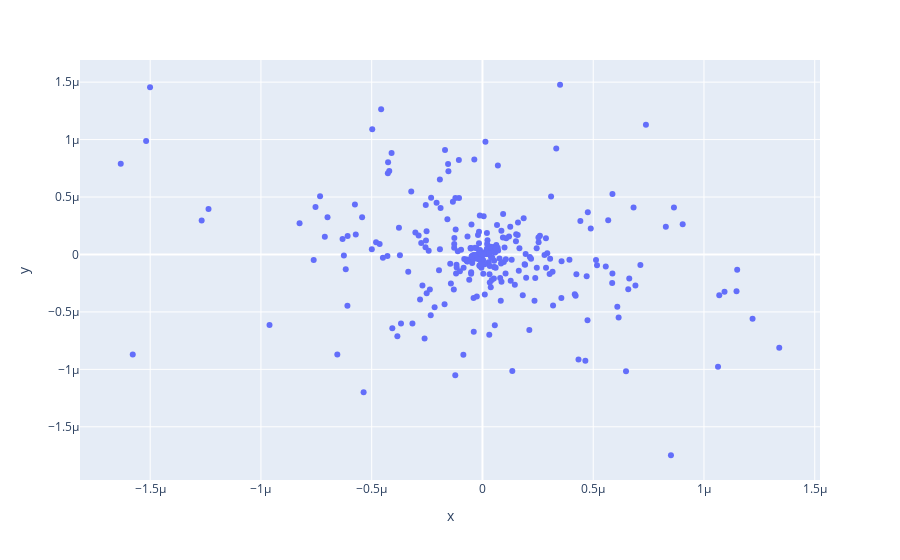

The notebook cell saved with this chart:
### Code cell
px.scatter(x = dpoints[:,0], y = dpoints[:,1])

### Figure 1 — Plotly figure (JSON) as saved in the notebook; plotly's stock layout.template omitted (floating-point values rounded to 4 significant figures; data arrays with more than 128 entries replaced by an {"elided": "..."} marker saying what was removed)
{"data": [{"hovertemplate": "x=%{x}<br>y=%{y}<extra></extra>", "legendgroup": "", "marker": {"color": "#636efa", "symbol": "circle"}, "mode": "markers", "name": "", "orientation": "v", "showlegend": false, "type": "scatter", "x": {"elided": "300 float values"}, "xaxis": "x", "y": {"elided": "300 float values"}, "yaxis": "y"}], "layout": {"legend": {"tracegroupgap": 0}, "margin": {"t": 60}, "xaxis": {"anchor": "y", "domain": [0, 1], "title": {"text": "x"}}, "yaxis": {"anchor": "x", "domain": [0, 1], "title": {"text": "y"}}}}
